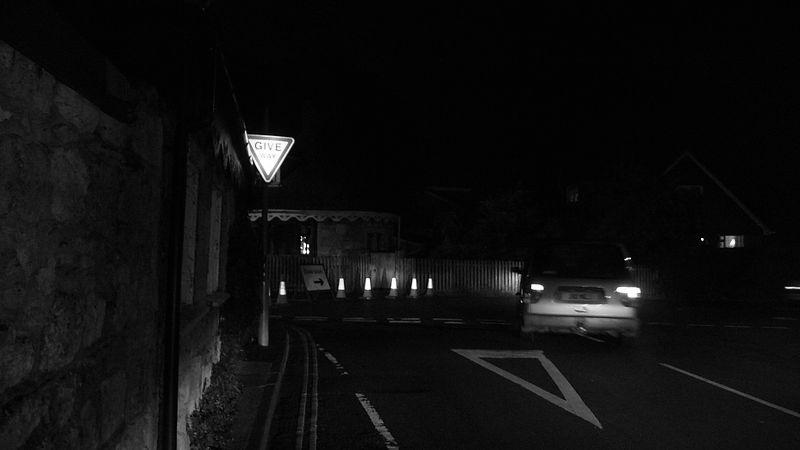
%> input picture src/dark_road_1.jpg, 800 x 450 px
$ octave --eval "result = logGrad(imread('dark_road_1.jpg'));"   (GNU Octave 9; MATLAB toolbox functions it lacks are replaced by stand-ins)
%> lines starting %> are read from the running program, lines starting %| are printed output that depends on the picture
function [output] = logGrad(img)
if(numel(size(img)) > 2)
    img = rgb2gray(img);
end

kernal1 = [1 2 1
           0 0 0
          -1 -2 -1];
kernal2 = kernal1';

dif1 = conv2(img, kernal1);
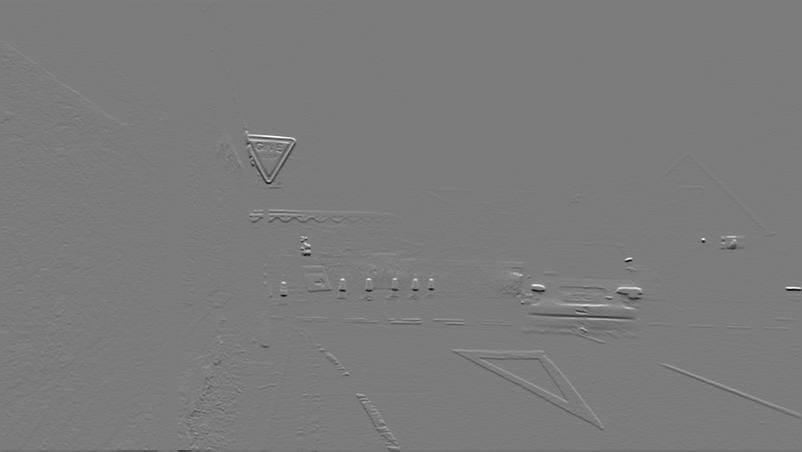
%> dif1: size 452x802 double; min -931, max 981, mean 0; drawn with min black and max white
dif2 = conv2(img, kernal2);

dif1 = dif1(2:end-1, 2:end-1);
%> dif1: size 450x800 double
dif2 = dif2(2:end-1, 2:end-1);
%> dif2: size 450x800 double

output = log(1 + (dif1 .* dif1 + dif2 .* dif2) .^ 0.5);
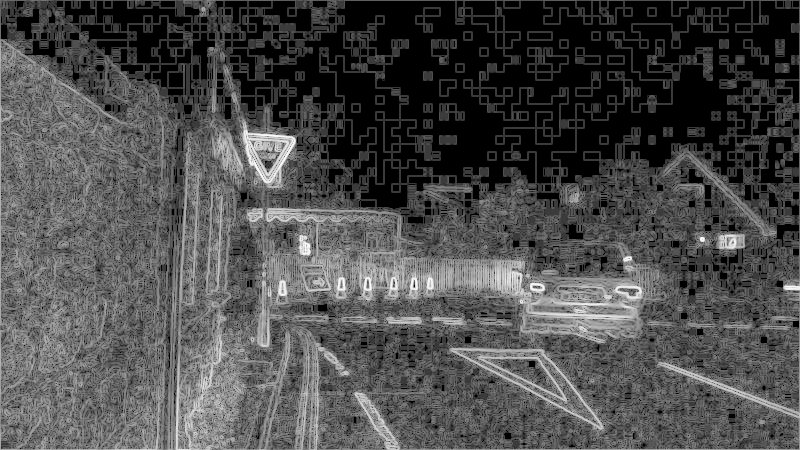
%> output: size 450x800 double; min 0, max 6.96, mean 2.1; drawn with min black and max white

$ run again, on src/dark_road_2.jpg
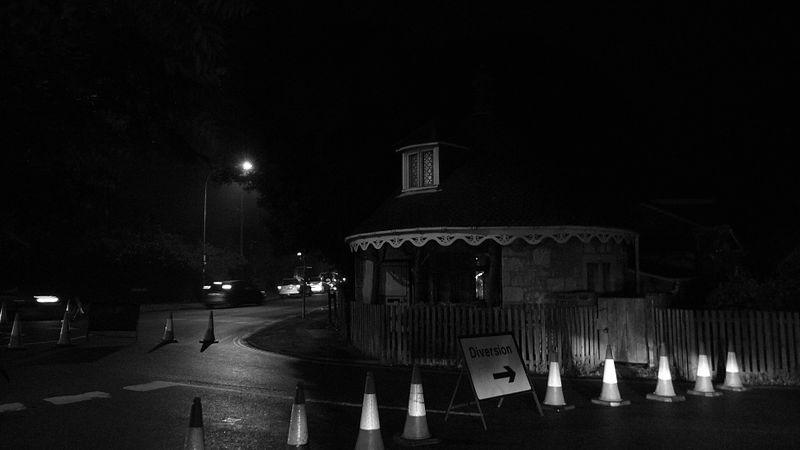
%> input picture src/dark_road_2.jpg, 800 x 450 px
%> in logGrad, `dif1 = conv2(img, kernal1);`:
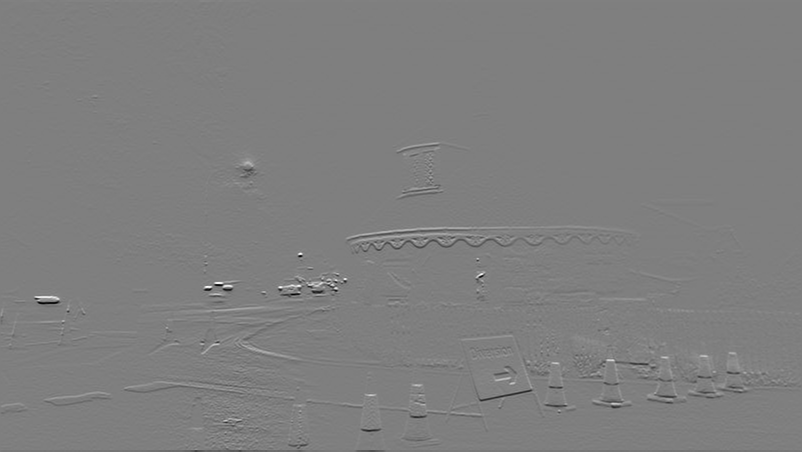
%> dif1: size 452x802 double; min -928, max 933, mean 0; drawn with min black and max white
%> in logGrad, `output = log(1 + (dif1 .* dif1 + dif2 .* dif2) .^ 0.5);`:
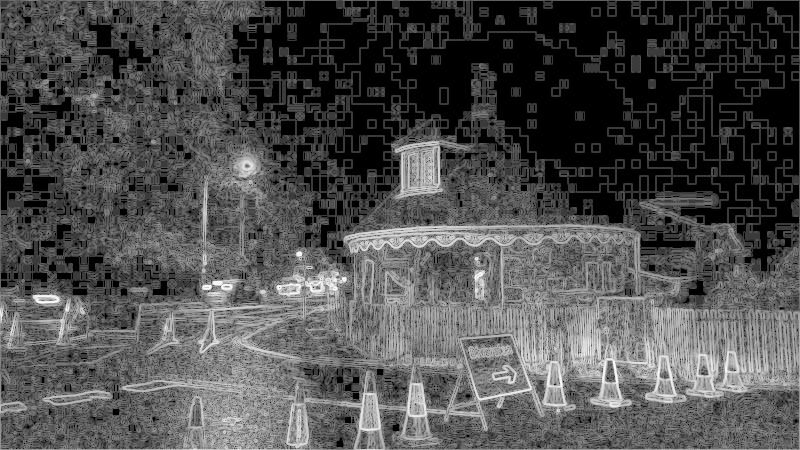
%> output: size 450x800 double; min 0, max 6.88, mean 2.14; drawn with min black and max white

$ run again, on src/dark_road_3.jpg
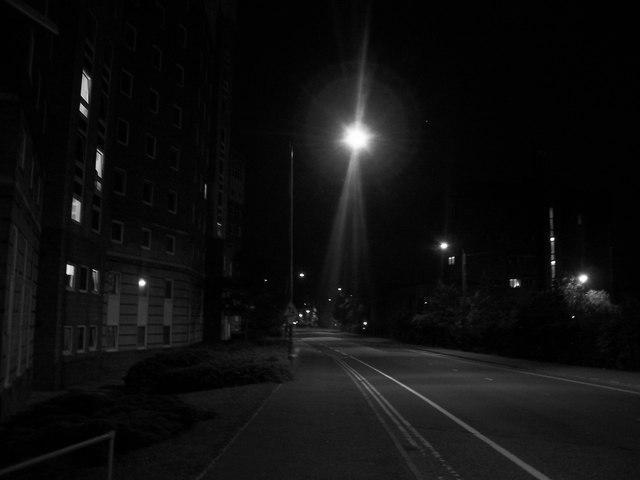
%> input picture src/dark_road_3.jpg, 640 x 480 px
%> in logGrad, `dif1 = conv2(img, kernal1);`:
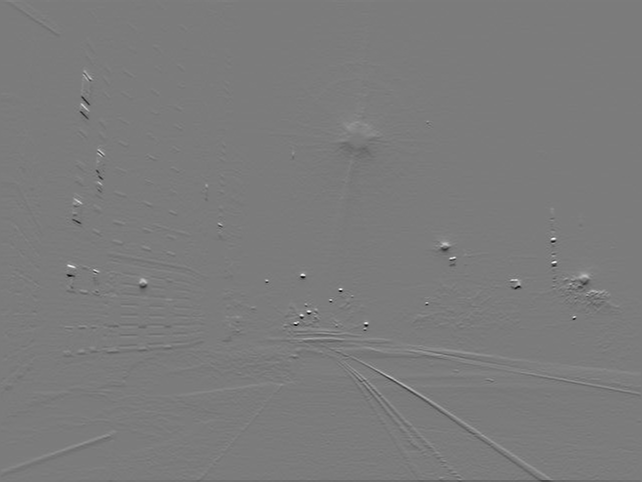
%> dif1: size 482x642 double; min -841, max 892, mean 0; drawn with min black and max white
%> in logGrad, `output = log(1 + (dif1 .* dif1 + dif2 .* dif2) .^ 0.5);`:
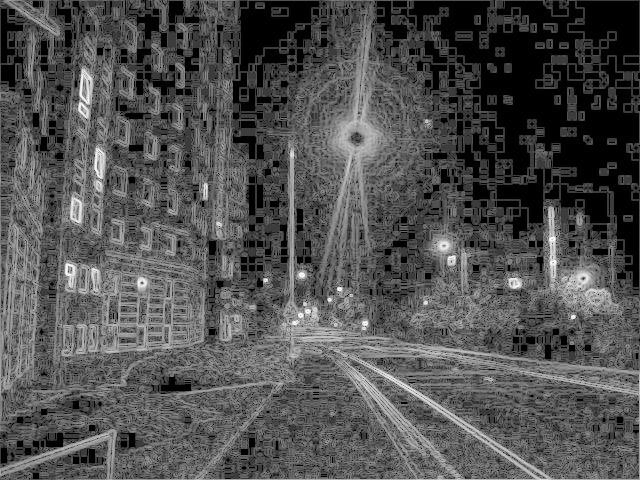
%> output: size 480x640 double; min 0, max 6.84, mean 2.18; drawn with min black and max white

$ run again, on src/dark_road_4.jpg
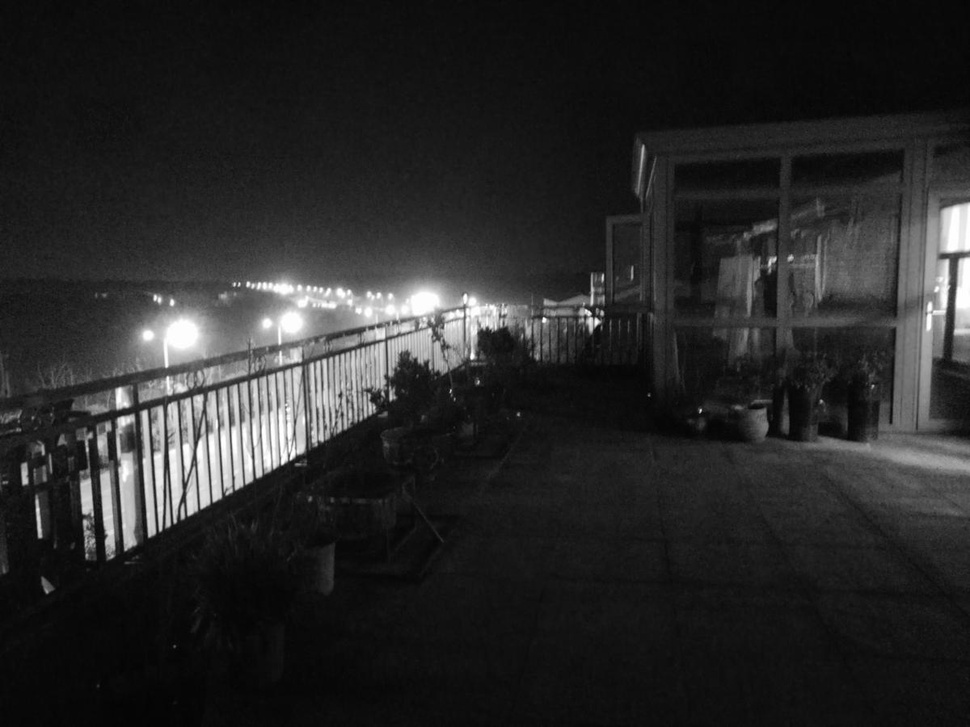
%> input picture src/dark_road_4.jpg, 970 x 727 px, shrunk from 1200 x 900 before the run
%> in logGrad, `dif2 = conv2(img, kernal2);`:
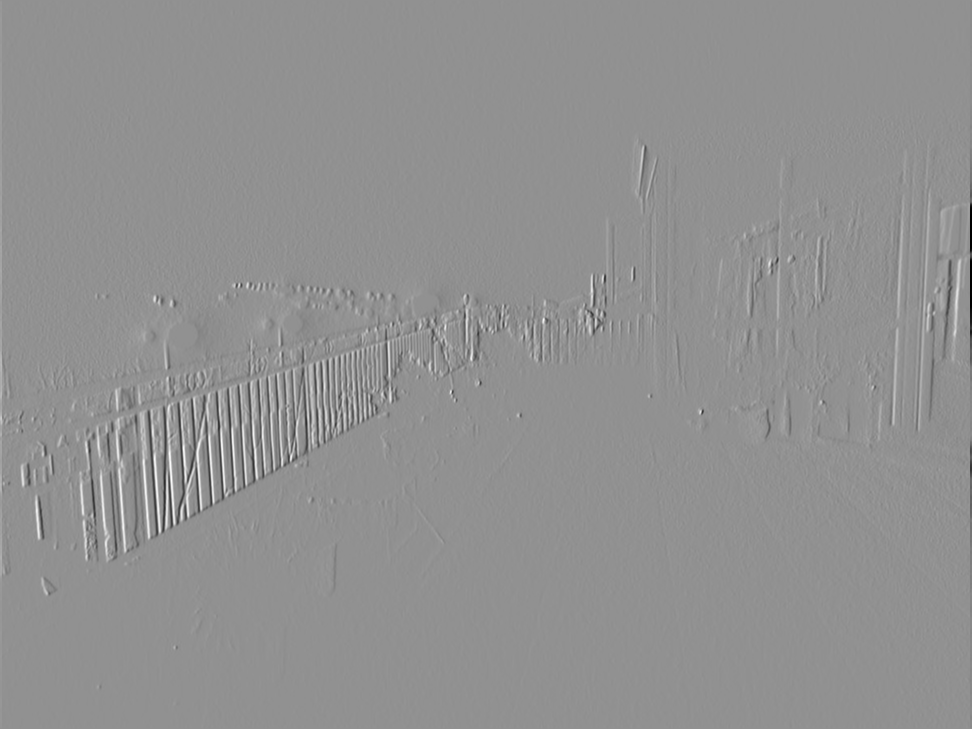
%> dif2: size 729x972 double; min -1020, max 769, mean 0; drawn with min black and max white
%> in logGrad, `output = log(1 + (dif1 .* dif1 + dif2 .* dif2) .^ 0.5);`:
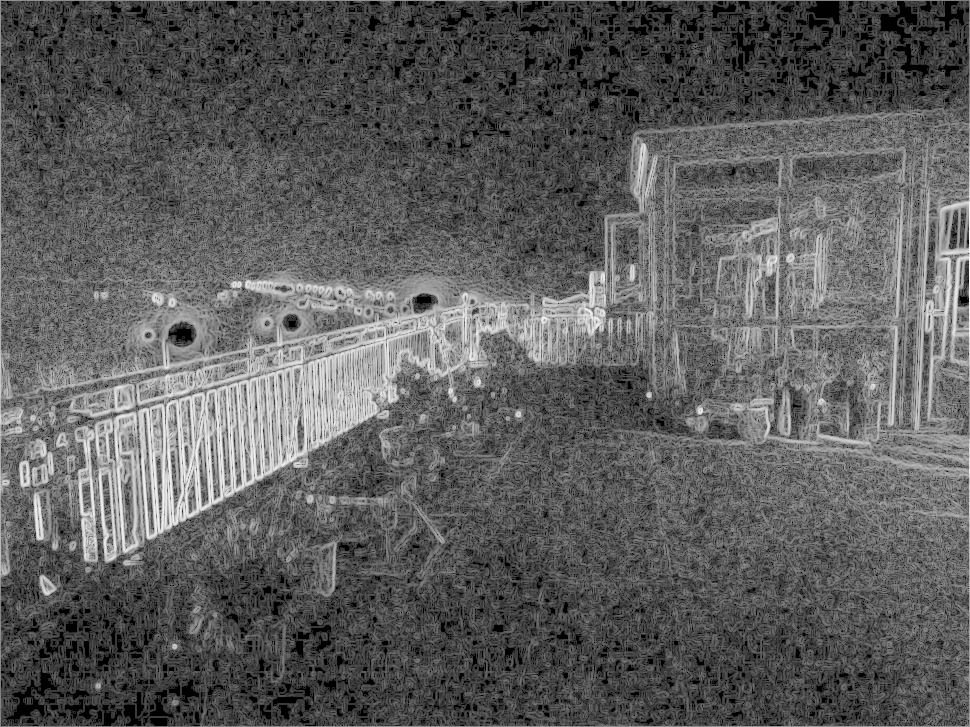
%> output: size 727x970 double; min 0, max 6.93, mean 2.56; drawn with min black and max white
